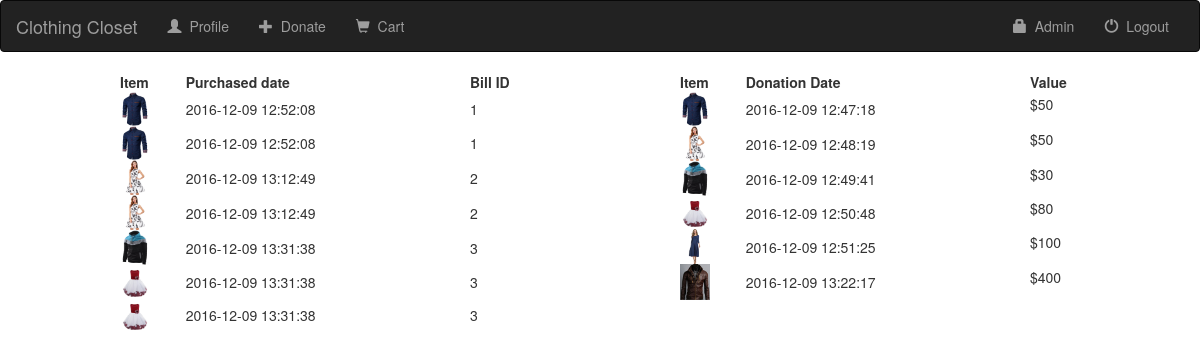
Page /profile.php (signed in) on the committed database.
### tables this page shows
CREATE TABLE `purchase_history` (
  `billid` int(20) NOT NULL,
  `purchaseDate` timestamp NOT NULL DEFAULT CURRENT_TIMESTAMP,
  `itemid` int(20) NOT NULL,
  `personid` int(20) NOT NULL
);

CREATE TABLE `donation_history` (
  `personid` int(20) NOT NULL,
  `itemid` int(20) NOT NULL,
  `donationdate` timestamp NOT NULL DEFAULT CURRENT_TIMESTAMP,
  `valuedAt` double DEFAULT NULL
);

CREATE TABLE `item` (
  `id` int(20) NOT NULL,
  `item_type` varchar(30) NOT NULL,
  `color` varchar(10) NOT NULL,
  `size` varchar(20) NOT NULL,
  `brand` varchar(30) NOT NULL,
  `cond` varchar(20) NOT NULL,
  `category` varchar(10) NOT NULL,
  `item_value` double NOT NULL,
  `description` varchar(90) NOT NULL,
  `dateOfAcquiring` timestamp NOT NULL DEFAULT CURRENT_TIMESTAMP,
  `price` double DEFAULT NULL,
  `posteddate` date DEFAULT NULL,
  `status` tinyint(1) NOT NULL DEFAULT '0',
  `reduction` tinyint(1) NOT NULL DEFAULT '0',
  `sold` tinyint(1) DEFAULT '0'
);

### profile.php (the view, shortened to what this page needs)
<!DOCTYPE html>
<html>
<head>
<?php
  include 'header.php';
  ?>
</head>
<body>
      <?php
      include 'navbar.php'; ?>
      <table border="0" width="400px" style="float: left; margin-left: 10%">
        <thead>
          <tr>
            <th>Item</th>
            <th>Purchased date</th>
            <th>Bill ID</th>
          </tr>
        </thead>
      <tbody>
        <?php
        require 'util/connect.php';
        $person_id=$_SESSION ['user'];
        $sql="select itemid,purchaseDate,billid from purchase_history where personid='$person_id'";
        $result = $con->query ( $sql ) or die ( $con->connect_error );
        $count = $result->num_rows;
          If ($count > 0) {
            while ($row = $result->fetch_array ()) {
        ?>
        <tr>
          <?php
             $x=$row['purchaseDate'];
             $bill_id=$row['billid'];
             $itemid=$row['itemid'];
           ?>
             <td>
               <img src="uploads/<?php echo $itemid;?>.jpg" class="img-responsive" width="30px" height="30px">
             </td>
             <td><?php echo $x;?></td>
             <td width="50px"><?php echo $bill_id?></td>
        </tr>
        <?php
          }
          }
        ?>
      <table border="0" width="400px" style="margin-right:10%; float: right;">
        <thead>
          <tr>
            <th> Item </th>
            <th>Donation Date</th>
            <th>Value</th>
          </tr>
        </thead>
      <tbody>
        <?php
        require 'util/connect.php';
        $sql="select itemid,donationdate,valuedAt from donation_history where personid=$person_id";
        $result = $con->query ( $sql ) or die ( $con->connect_error );
        $count = $result->num_rows;
          If ($count > 0) {
            while ($row = $result->fetch_array ()) {
        ?>
        <tr>
          <?php
             $x=$row['donationdate'];
             $sql = "select id,price from item where dateOfAcquiring='$x';";
             $result1 = $con->query ( $sql ) or die ( $con->connect_error );
             $row1 = $result1->fetch_array ();
             $price=$row1['price'];
           ?>
             <td>
               <img src="uploads/<?php echo $row1['id']?>.jpg" class="img-responsive" width="30px" height="30px">
             </td>
             <td><?php echo $row['donationdate']; ?></td>
             <td width="50px"><?php echo "<p font-size:100%>"."$".$price."</p>"; ?></td>
        </tr>
        <?php
          }
          }
        ?>
      </tbody>
      </table>
  </body>
</html>

### rows in the picture
purchase_history: purchaseDate "2016-12-09 12:52:08", billid "1"
purchase_history: purchaseDate "2016-12-09 12:52:08", billid "1"
purchase_history: purchaseDate "2016-12-09 13:12:49", billid "2"
purchase_history: purchaseDate "2016-12-09 13:12:49", billid "2"
purchase_history: shows a picture, purchaseDate "2016-12-09 13:31:38", billid "3"
purchase_history: purchaseDate "2016-12-09 13:31:38", billid "3"
purchase_history: purchaseDate "2016-12-09 13:31:38", billid "3"
donation_history: shows a picture, donationdate "2016-12-09 12:47:18", itemid.price "50"
donation_history: shows a picture, donationdate "2016-12-09 12:48:19", itemid.price "50"
donation_history: shows a picture, donationdate "2016-12-09 12:49:41", itemid.price "30"
donation_history: shows a picture, donationdate "2016-12-09 12:50:48", itemid.price "80"
donation_history: shows a picture, donationdate "2016-12-09 12:51:25", itemid.price "100"
donation_history: shows a picture, donationdate "2016-12-09 13:22:17", itemid.price "400"
